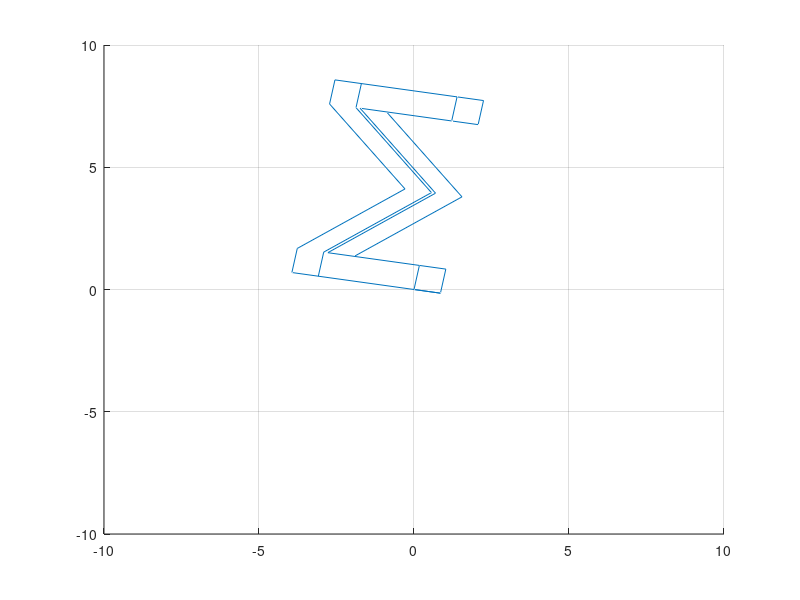

The MATLAB script that drew this image:
x3=[0 1 1 4 7 7 8 8 7 4 1 0 0 0 1 1 4 7 7 8 8 7 4 1 0 0 ;
    0 0 6 0 6 0 0 8 8 2 8 8 0 0 0 6 0 6 0 0 8 8 2 8 8 0;
    0 0 0 0 0 0 0 0 0 0 0 0 0 1 1 1 1 1 1 1 1 1 1 1 1 1 ;
    0 0 0 0 0 0 0 0 0 0 0 0 0 0 0 0 0 0 0 0 0 0 0 0 0 0];

figure(1); clf; grid

for th= 0 : 0.5:60 
    the= th*pi/180;
    Rx=[1 0 0 0 ; 0 cos(the) -sin(the) 0 ; 0 sin(the) cos(the) 0; 0 0 0 1];
    y3=Rx*x3;
    clf;
    line(y3(1,:),y3(2,:),y3(3,:));
    axis([-10 10 -10 10 -10 10 ]); grid
    pause(0.0001)
end

for ph= 0 : 0.5:70 
    phi= ph*pi/180;
    Ry=[cos(phi) 0  sin(phi) 0 ;0 1 0 0 ;  -sin(phi) 0 cos(phi) 0; 0 0 0 1];
    yy3=Ry*y3;
    clf;
    line(yy3(1,:),yy3(2,:),yy3(3,:));
    axis([-10 10 -10 10 -10 10 ]); grid
    pause(0.0001)
end

for ps= 0 : 0.5:80
    psi= ps*pi/180;
    Ry=[cos(psi) -sin(psi) 0 0 ;sin(psi)  cos(psi) 0 0;0 1 0 0 ;   0 0 0 1];
    yy3=Ry*y3;
    clf;
    line(yy3(1,:),yy3(2,:),yy3(3,:));
    axis([-10 10 -10 10 -10 10 ]); grid
    pause(0.0001)
end